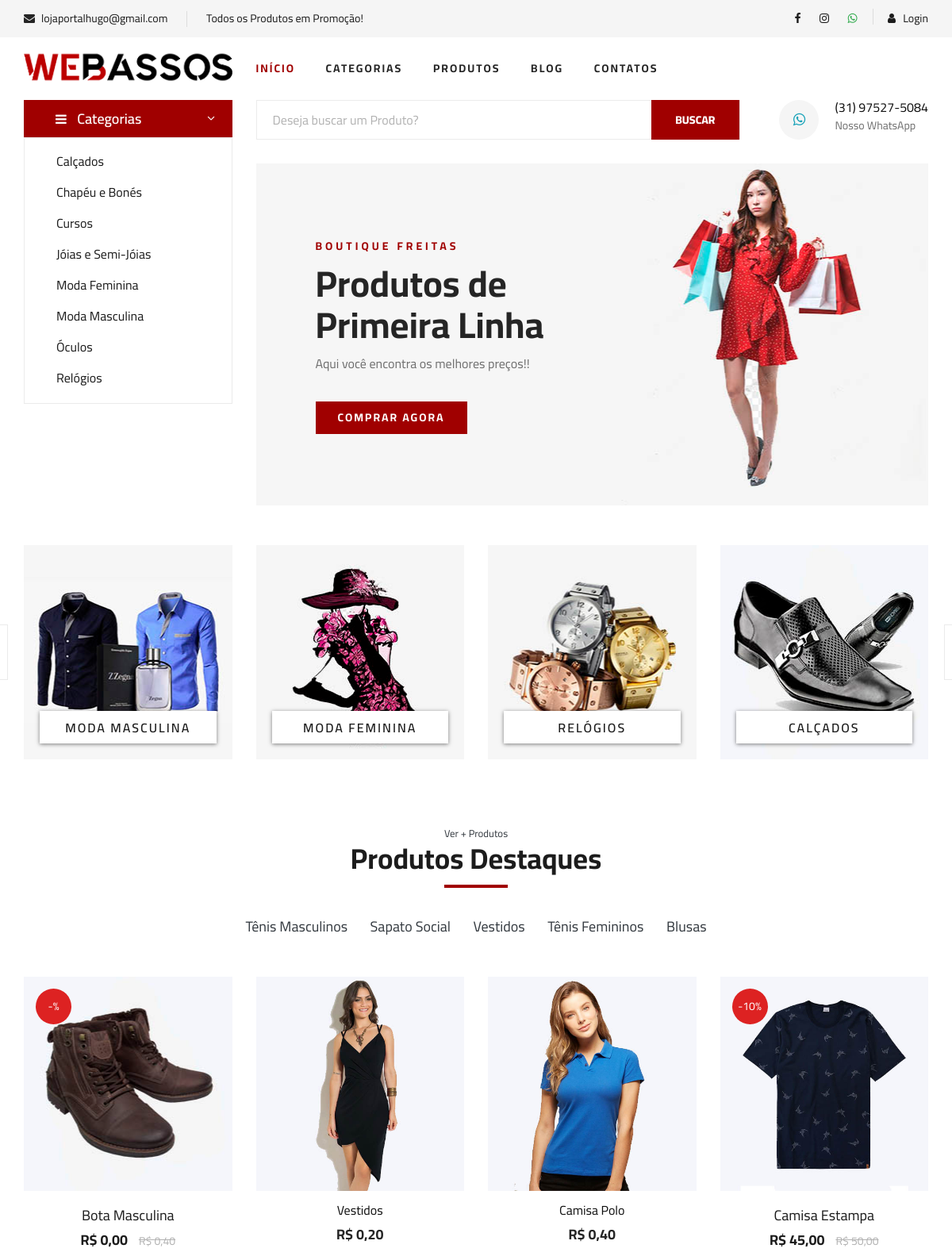
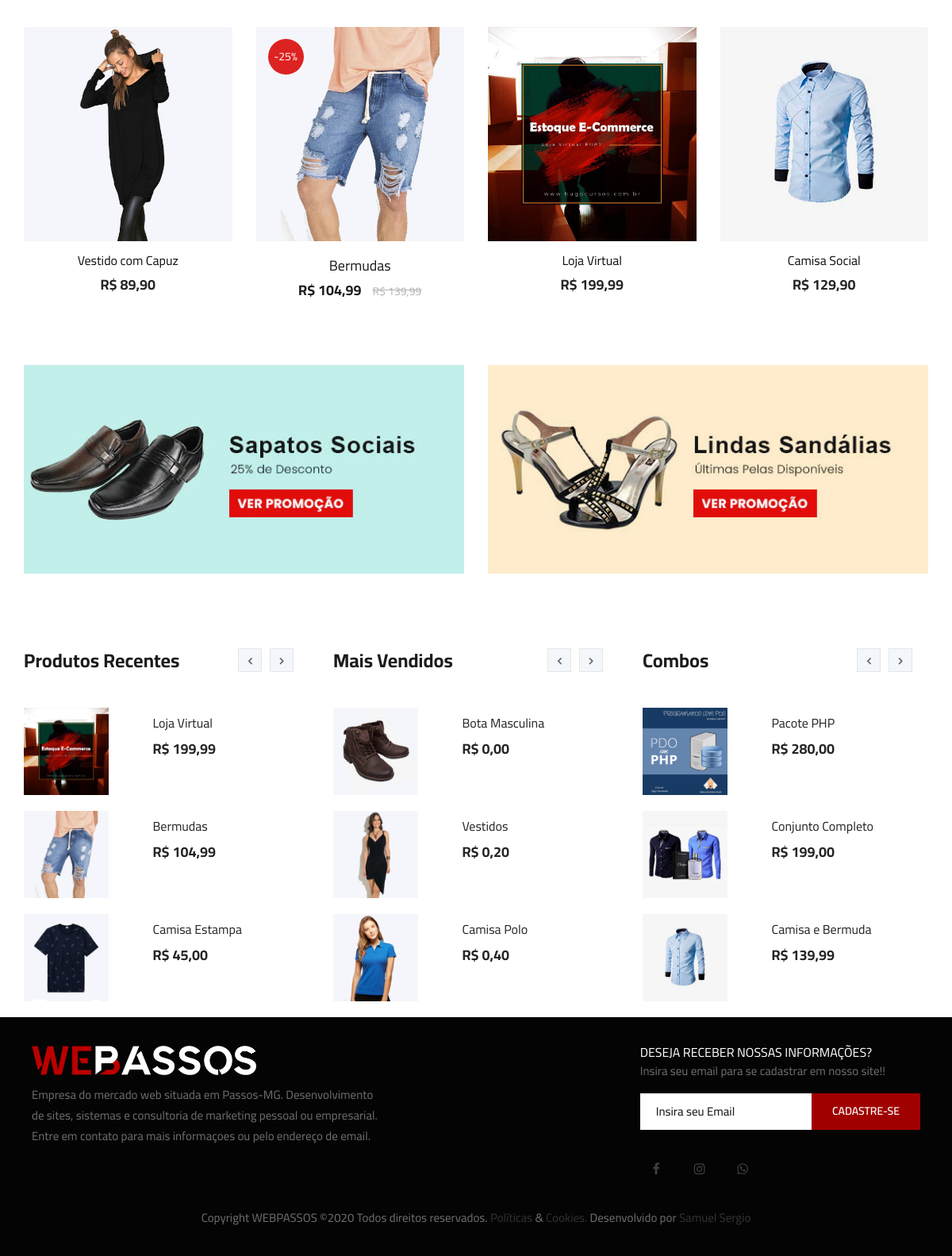
The page / on the database its author committed (2 pictures, top to bottom).
### tables this page shows
CREATE TABLE `categorias` (
  `id` int(11) NOT NULL AUTO_INCREMENT,
  `nome` varchar(50) NOT NULL,
  `nome_url` varchar(50) NOT NULL,
  `imagem` varchar(100) NOT NULL,
  PRIMARY KEY (`id`)
);

CREATE TABLE `sub_categorias` (
  `id` int(11) NOT NULL AUTO_INCREMENT,
  `nome` varchar(50) NOT NULL,
  `nome_url` varchar(50) NOT NULL,
  `imagem` varchar(100) NOT NULL,
  `id_categoria` int(11) NOT NULL,
  PRIMARY KEY (`id`)
);

CREATE TABLE `produtos` (
  `id` int(11) NOT NULL AUTO_INCREMENT,
  `categoria` int(11) NOT NULL,
  `sub_categoria` int(11) NOT NULL,
  `nome` varchar(100) NOT NULL,
  `nome_url` varchar(100) NOT NULL,
  `descricao` varchar(1000) NOT NULL,
  `descricao_longa` text NOT NULL,
  `valor` decimal(10,2) NOT NULL,
  `imagem` varchar(100) NOT NULL,
  `estoque` int(11) NOT NULL,
  `tipo_envio` int(11) NOT NULL,
  `palavras` varchar(250) NOT NULL,
  `ativo` varchar(5) NOT NULL,
  `peso` double(8,2) DEFAULT NULL,
  `largura` int(11) DEFAULT NULL,
  `altura` int(11) DEFAULT NULL,
  `comprimento` int(11) DEFAULT NULL,
  `modelo` varchar(100) DEFAULT NULL,
  `valor_frete` decimal(8,2) DEFAULT NULL,
  `promocao` varchar(5) NOT NULL,
  `vendas` int(11) DEFAULT NULL,
  `link` varchar(150) DEFAULT NULL,
  PRIMARY KEY (`id`)
);

CREATE TABLE `promocoes` (
  `id` int(11) NOT NULL AUTO_INCREMENT,
  `id_produto` int(11) NOT NULL,
  `valor` decimal(8,2) NOT NULL,
  `data_inicio` date NOT NULL,
  `data_final` date NOT NULL,
  `ativo` varchar(5) NOT NULL,
  `desconto` varchar(10) NOT NULL,
  PRIMARY KEY (`id`)
);

CREATE TABLE `promocao_banner` (
  `id` int(11) NOT NULL AUTO_INCREMENT,
  `titulo` varchar(50) NOT NULL,
  `link` varchar(100) NOT NULL,
  `imagem` varchar(100) NOT NULL,
  `ativo` varchar(5) NOT NULL,
  PRIMARY KEY (`id`)
);

CREATE TABLE `combos` (
  `id` int(11) NOT NULL AUTO_INCREMENT,
  `nome` varchar(100) NOT NULL,
  `nome_url` varchar(50) NOT NULL,
  `descricao` varchar(1000) NOT NULL,
  `descricao_longa` text NOT NULL,
  `valor` decimal(8,2) NOT NULL,
  `imagem` varchar(100) NOT NULL,
  `tipo_envio` int(1) NOT NULL,
  `palavras` varchar(250) NOT NULL,
  `ativo` varchar(5) NOT NULL,
  `peso` double(8,2) NOT NULL,
  `largura` double(8,2) NOT NULL,
  `altura` double(8,2) NOT NULL,
  `comprimento` double(8,2) NOT NULL,
  `valor_frete` decimal(10,2) DEFAULT NULL,
  `vendas` int(11) DEFAULT NULL,
  `link` varchar(150) DEFAULT NULL,
  PRIMARY KEY (`id`)
);

### config.php (called while the page is built, shortened)
<?php
$whatsapp = '(31) 97527-5084';
$whatsapp_link = '5531975275084';
$nome_loja = 'Boutique Freitas';
 ?>

### index.php (the view, shortened to what this page needs)
<?php
require_once("cabecalho.php");
require_once("conexao.php");
?>
<section class="hero">
  <div class="container">
    <div class="row">
      <div class="col-lg-3">
        <div class="hero__categories">
          <div class="hero__categories__all">
            <i class="fa fa-bars"></i>
            <span>Categorias</span>
          </div>
          <ul>
            <?php
            $query = $pdo->query("SELECT * FROM categorias order by nome asc ");
            $res = $query->fetchAll(PDO::FETCH_ASSOC);
            for ($i=0; $i < count($res); $i++) {
              $nome = $res[$i]['nome'];
              $nome_url = $res[$i]['nome_url'];?>
              <li><a href="sub-categoria-de-<?php echo $nome_url ?>"><?php echo $nome ?></a></li><?php } ?>
          </ul>
        </div>
      </div>
      <div class="col-lg-9">
        <div class="hero__search">
          <div class="hero__search__form">
           <form action="lista-produtos.php" method="get">
            <input name="txtBuscar" type="text" placeholder="Deseja buscar um Produto?">
            <button type="submit" class="site-btn">BUSCAR</button>
          </form>
        </div>
        <div class="hero__search__phone">
          <div class="hero__search__phone__icon">
            <a class="text-info" target="_blank" href="http://api.whatsapp.com/send?1=pt_BR&phone=<?php echo $whatsapp_link ?>" title="<?php echo $whatsapp ?>"><i class="fa fa-whatsapp"></i></a>
          </div>
          <div class="hero__search__phone__text">
            <h6><?php echo $whatsapp ?></h6>
            <span>Nosso WhatsApp</span>
          </div>
        </div>
      </div>
      <div class="hero__item set-bg bg-light" data-setbg="img/hero/banner.jpg">
        <div class="hero__text">
          <span><?php echo strToUpper($nome_loja) ?></span>
          <h2>Produtos de<br />Primeira Linha</h2>
          <p>Aqui você encontra os melhores preços!!</p>
          <a href="produtos.php" class="primary-btn">COMPRAR AGORA</a>
        </div>
      </div>
    </div>
  </div>
</div>
</section>
<section class="categories">
  <div class="container">
    <div class="row">
      <div class="categories__slider owl-carousel">
       <?php
       $query = $pdo->query("SELECT * FROM categorias order by id ");
       $res = $query->fetchAll(PDO::FETCH_ASSOC);
       for ($i=0; $i < count($res); $i++) {
        $nome = $res[$i]['nome'];
        $imagem = $res[$i]['imagem'];
        $nome_url = $res[$i]['nome_url'];?>
        <div class="col-lg-3">
          <div class="categories__item set-bg" data-setbg="img/categorias/<?php echo $imagem ?>">
            <h5><a href="sub-categoria-de-<?php echo $nome_url ?>"><?php echo $nome ?></a></h5>
          </div>
        </div>
      <?php } ?>
    </div>
  </div>
</div>
</section>
<section class="featured spad">
  <div class="container">
    <div class="row">
      <div class="col-lg-12">
        <div class="section-title">
         <a class="text-dark" href="produtos.php"><span ><small>Ver + Produtos</small></span></a>
         <h2>Produtos Destaques </h2>
       </div>
       <div class="featured__controls">
        <ul>
         <?php
         $query = $pdo->query("SELECT * FROM sub_categorias order by id limit 5 ");
         $res = $query->fetchAll(PDO::FETCH_ASSOC);
         for ($i=0; $i < count($res); $i++) {
          $nome = $res[$i]['nome'];
          $nome_url = $res[$i]['nome_url'];
          ?>
          <li><a href="produtos-<?php echo $nome_url ?>" class="text-dark"><?php echo $nome ?></a></li>
        <?php } ?>
      </ul>
    </div>
  </div>
</div>
<div class="row featured__filter">
 <?php
 $query = $pdo->query("SELECT * FROM produtos where ativo = 'Sim' and estoque > 0 order by vendas desc limit 8 ");
 $res = $query->fetchAll(PDO::FETCH_ASSOC);
 for ($i=0; $i < count($res); $i++) {
  $nome = $res[$i]['nome'];
  $valor = $res[$i]['valor'];
  $nome_url = $res[$i]['nome_url'];
  $imagem = $res[$i]['imagem'];
  $promocao = $res[$i]['promocao'];
  $id = $res[$i]['id'];
  $valor = number_format($valor, 2, ',', '.');
  if($promocao == 'Sim'){
    $queryp = $pdo->query("SELECT * FROM promocoes where id_produto = '$id' ");
    $resp = $queryp->fetchAll(PDO::FETCH_ASSOC);
    $valor_promo = $resp[0]['valor'];
    $desconto = $resp[0]['desconto'];
    $valor_promo = number_format($valor_promo, 2, ',', '.');?>
    <div class="col-lg-3 col-md-4 col-sm-6 mix sapatos fresh-meat">
      <div class="product__discount__item">
        <div class="product__discount__item__pic set-bg"
        data-setbg="img/produtos/<?php echo $imagem ?>">
        <div class="product__discount__percent">-<?php echo $desconto ?>%</div>
       </div>
       <div class="product__discount__item__text">
        <h5><a href="produto-<?php echo $nome_url ?>"><?php echo $nome ?></a></h5>
        <div class="product__item__price">R$ <?php echo $valor_promo ?> <span>R$ <?php echo $valor ?></span></div>
      </div>
    </div>
  </div>
<?php }else{ ?>
  <div class="col-lg-3 col-md-4 col-sm-6 mix sapatos fresh-meat">
    <div class="featured__item">
      <div class="featured__item__pic set-bg" data-setbg="img/produtos/<?php echo $imagem ?>">
      </div>
      <div class="featured__item__text">
        <a href="produto-<?php echo $nome_url ?>"><h6><?php echo $nome ?></h6><h5>R$ <?php echo $valor ?></h5></a>
      </div>
    </div>
  </div>
    <?php } } ?>
  </div>
</div>
</section>
<div class="banner">
  <div class="container">
    <div class="row pb-3">
     <?php
     $query = $pdo->query("SELECT * FROM promocao_banner where ativo = 'Sim' order by id desc limit 2 ");
     $res = $query->fetchAll(PDO::FETCH_ASSOC);
     for ($i=0; $i < count($res); $i++) {
      $titulo = $res[$i]['titulo'];
      $link = $res[$i]['link'];
      $imagem = $res[$i]['imagem'];?>
      <div class="col-lg-6 col-md-6 col-sm-6">
        <div class="banner__pic">
          <a href="<?php echo $link ?>" title="<?php echo $titulo ?>"> <img src="img/promocoes/<?php echo $imagem ?>" alt="<?php echo $titulo ?>"> </a>
        </div>
      </div>
   <?php } ?>
 </div>
</div>
</div>
<section class="latest-product spad d-none d-md-block">
  <div class="container">
    <div class="row">
      <div class="col-lg-4 col-md-6">
        <div class="latest-product__text">
          <h4>Produtos Recentes</h4>
          <div class="latest-product__slider owl-carousel">
            <div class="latest-product__slider__item">
              <?php
              $query = $pdo->query("SELECT * FROM produtos order by id desc limit 3 ");
              $res = $query->fetchAll(PDO::FETCH_ASSOC);
              for ($i=0; $i < count($res); $i++) {
                $nome = $res[$i]['nome'];
                $valor = $res[$i]['valor'];
                $nome_url = $res[$i]['nome_url'];
                $imagem = $res[$i]['imagem'];
                $promocao = $res[$i]['promocao'];
                $id = $res[$i]['id'];
                if($promocao == 'Sim'){
                  $queryp = $pdo->query("SELECT * FROM promocoes where id_produto = '$id' ");
                  $resp = $queryp->fetchAll(PDO::FETCH_ASSOC);
                  $valor = $resp[0]['valor'];
                  $valor = number_format($valor, 2, ',', '.');
                }else{
                  $valor = number_format($valor, 2, ',', '.');
                }?>
                <a href="produto-<?php echo $nome_url ?>" class="latest-product__item">
                  <div class="row">
                    <div class="col-md-5">
                      <div class="latest-product__item__pic">
                        <img src="img/produtos/<?php echo $imagem ?>" alt="">
                      </div>
                    </div>
                    <div class="col-md-7">
                      <div class="latest-product__item__text">
                        <h6><?php echo $nome ?></h6>
                        <span>R$ <?php echo $valor ?></span>
                      </div>
                    </div>
                  </div>
                </a>
              <?php } ?>
            </div>
          </div>
        </div>
      </div>
      <div class="col-lg-4 col-md-6">
        <div class="latest-product__text">
          <h4>Mais Vendidos</h4>
          <div class="latest-product__slider owl-carousel">
            <div class="latest-product__slider__item">
              <?php
              $query = $pdo->query("SELECT * FROM produtos where ativo = 'Sim' and estoque > 0 order by vendas desc limit 3 ");
              $res = $query->fetchAll(PDO::FETCH_ASSOC);
              for ($i=0; $i < count($res); $i++) {
                $nome = $res[$i]['nome'];
                $valor = $res[$i]['valor'];
                $nome_url = $res[$i]['nome_url'];
                $imagem = $res[$i]['imagem'];
                $promocao = $res[$i]['promocao'];
                $id = $res[$i]['id'];
                if($promocao == 'Sim'){
                  $queryp = $pdo->query("SELECT * FROM promocoes where id_produto = '$id' ");
                  $resp = $queryp->fetchAll(PDO::FETCH_ASSOC);
                  $valor = $resp[0]['valor'];
                  $valor = number_format($valor, 2, ',', '.');
                }else{
                  $valor = number_format($valor, 2, ',', '.');
                }
                ?>
                <a href="produto-<?php echo $nome_url ?>" class="latest-product__item">
                  <div class="row">
                    <div class="col-md-5">
                      <div class="latest-product__item__pic">
                        <img src="img/produtos/<?php echo $imagem ?>" alt="">
                      </div>
                    </div>
                    <div class="col-md-7">
                      <div class="latest-product__item__text">
                        <h6><?php echo $nome ?></h6>
                        <span>R$ <?php echo $valor ?></span>
                      </div>
                    </div>
                  </div>
                </a>
              <?php } ?>
            </div>
          </div>
        </div>
      </div>
      <div class="col-lg-4 col-md-6">
        <div class="latest-product__text">
          <h4>Combos</h4>
          <div class="latest-product__slider owl-carousel">
            <div class="latest-product__slider__item">
              <?php
              $query = $pdo->query("SELECT * FROM combos where ativo = 'Sim' order by id desc limit 3 ");
              $res = $query->fetchAll(PDO::FETCH_ASSOC);
              for ($i=0; $i < count($res); $i++) {
                $nome = $res[$i]['nome'];
                $valor = $res[$i]['valor'];
                $nome_url = $res[$i]['nome_url'];
                $imagem = $res[$i]['imagem'];
                $valor = number_format($valor, 2, ',', '.');
                ?>
                <a href="combo-<?php echo $nome_url ?>" class="latest-product__item">
                  <div class="row">
                    <div class="col-md-5">
                      <div class="latest-product__item__pic">
                        <img src="img/combos/<?php echo $imagem ?>" alt="">
                      </div>
                    </div>
                    <div class="col-md-7">
                      <div class="latest-product__item__text">
                        <h6><?php echo $nome ?></h6>
                        <span>R$ <?php echo $valor ?></span>
                      </div>
                    </div>
                  </div>
                </a>
              <?php } ?>
            </div>
          </div>
        </div>
      </div>
    </div>
  </div>
</section>
<?php
require_once("rodape.php");
?>

### rows shown on the page
categorias: nome "Calçados", shows a picture, nome "CALÇADOS"
categorias: nome "Chapéu e Bonés"
categorias: nome "Cursos"
categorias: nome "Jóias e Semi-Jóias"
categorias: nome "Moda Feminina", shows a picture, nome "MODA FEMININA"
categorias: nome "Moda Masculina", shows a picture, nome "MODA MASCULINA"
categorias: nome "Óculos"
categorias: nome "Relógios", shows a picture, nome "RELÓGIOS"
sub_categorias: nome "Tênis Masculinos"
sub_categorias: nome "Sapato Social"
sub_categorias: nome "Vestidos"
sub_categorias: nome "Tênis Femininos"
sub_categorias: nome "Blusas"
produtos: shows a picture, nome "Bota Masculina", valor_promo "0,00", valor "0,40", imagem (picture), valor "0,00"
produtos: shows a picture, nome "Vestidos", valor "0,20", imagem (picture)
produtos: shows a picture, nome "Camisa Polo", valor "0,40", imagem (picture)
produtos: shows a picture, promocoes.desconto "10", nome "Camisa Estampa", promocoes.valor "45,00", valor "50,00", imagem (picture)
produtos: shows a picture, nome "Vestido com Capuz", valor "89,90"
produtos: shows a picture, promocoes.desconto "25", nome "Bermudas", promocoes.valor "104,99", valor "139,99", imagem (picture)
produtos: shows a picture, nome "Loja Virtual", valor "199,99", imagem (picture)
produtos: shows a picture, nome "Camisa Social", valor "129,90"
promocao_banner: imagem (picture)
promocao_banner: imagem (picture)
combos: imagem (picture), nome "Pacote PHP", valor "280,00"
combos: imagem (picture), nome "Conjunto Completo", valor "199,00"
combos: imagem (picture), nome "Camisa e Bermuda", valor "139,99"

### other values the page prints
$email "lojaportalhugo@gmail.com"
$texto_destaque "Todos os Produtos em Promoção!"
$whatsapp "(31) 97527-5084"
$nome_loja "BOUTIQUE FREITAS"
